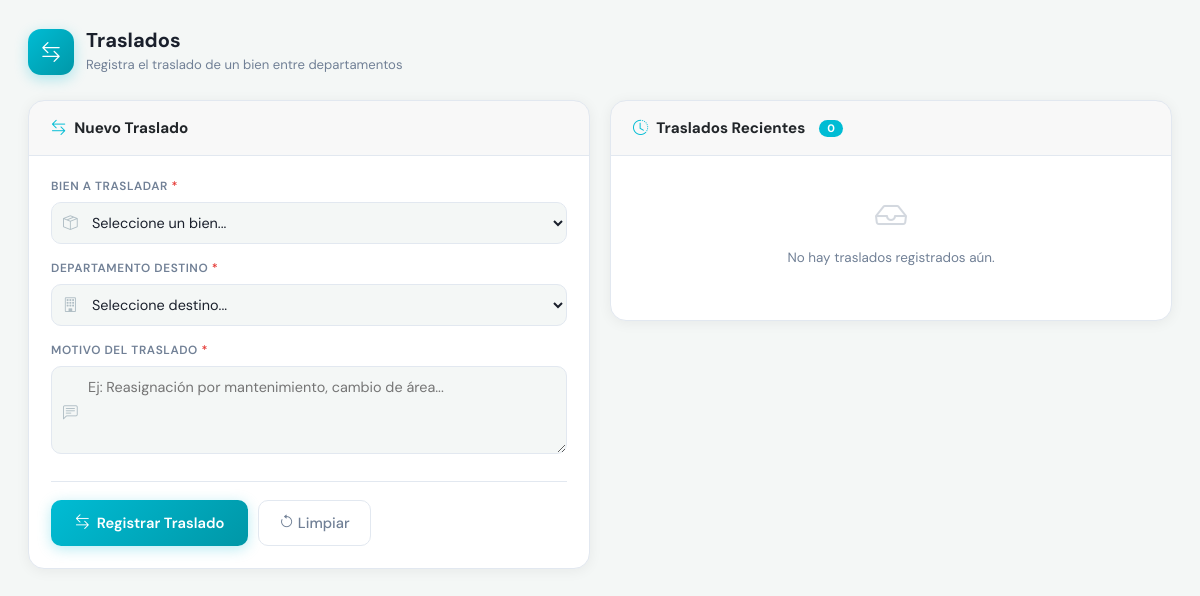
Before: /formularios/f_movimientos.php (signed in) with the older database file.
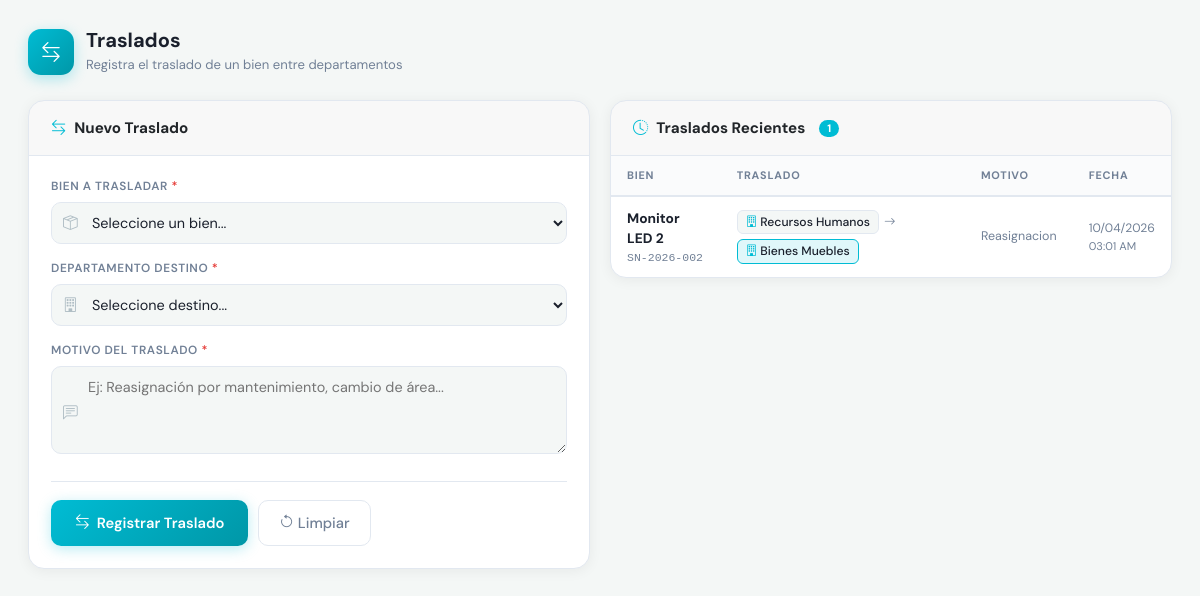
After: the same page with the newer database file.
### tables this page shows
CREATE TABLE `movimientos` (
  `id_movimiento` int(11) NOT NULL,
  `id_articulo` int(11) NOT NULL,
  `id_departamento_origen` int(11) NOT NULL,
  `id_departamento_destino` int(11) NOT NULL,
  `fecha_movimiento` timestamp NOT NULL DEFAULT CURRENT_TIMESTAMP,
  `motivo` text,
  `id_usuario_responsable` int(11) NOT NULL
);

CREATE TABLE `articulos` (
  `id_articulo` int(11) NOT NULL,
  `id_categoria` int(11) NOT NULL,
  `id_departamento` int(11) NOT NULL,
  `serial` varchar(100) NOT NULL,
  `nombre` varchar(150) NOT NULL DEFAULT '',
  `especificaciones` longtext,
  `estado` enum('excelente','bueno','regular','malo','baja') NOT NULL DEFAULT 'bueno',
  `fecha_adquisicion` date DEFAULT NULL,
  `valor_adquisicion` decimal(10,2) DEFAULT NULL,
  `moneda` varchar(10) DEFAULT '$',
  `observaciones` text,
  `fecha_registro` timestamp NOT NULL DEFAULT CURRENT_TIMESTAMP,
  `id_usuario_registro` int(11) NOT NULL,
  `activo` tinyint(1) NOT NULL DEFAULT '1'
);

CREATE TABLE `departamentos` (
  `id_departamento` int(11) NOT NULL,
  `nombre_departamento` varchar(100) NOT NULL,
  `descripcion` text,
  `responsable` varchar(100) DEFAULT NULL,
  `activo` tinyint(1) NOT NULL DEFAULT '1'
);

### formularios/f_movimientos.php (the view, shortened to what the changed rows need)
<?php
include '../db.php';
$stmtRecientes = $pdo->query("
    SELECT m.fecha_movimiento, a.nombre AS nombre_bien, a.serial,
           d1.nombre_departamento AS origen,
           d2.nombre_departamento AS destino,
           m.motivo
    FROM movimientos m
    JOIN articulos    a  ON m.id_articulo             = a.id_articulo
    JOIN departamentos d1 ON m.id_departamento_origen  = d1.id_departamento
    JOIN departamentos d2 ON m.id_departamento_destino = d2.id_departamento
    ORDER BY m.fecha_movimiento DESC
    LIMIT 5
");
$recientes = $stmtRecientes->fetchAll(PDO::FETCH_ASSOC);
?>
<!DOCTYPE html>
<html lang="es">
<head>
    <link rel="stylesheet" href="../bootstrap.css">
    <link rel="stylesheet" href="https://cdn.jsdelivr.net/npm/bootstrap-icons@1.11.0/font/bootstrap-icons.css">
</head>
<body>
<div class="layout">
    <div class="card">
        <div class="card-header">
            <h5>
                <i class="bi bi-clock-history"></i> Traslados Recientes
                <span class="count-badge"><?= count($recientes) ?></span>
            </h5>
        </div>
        <div class="table-wrap">
            <?php if (empty($recientes)): ?>
            <div class="empty-state">
                <i class="bi bi-inbox"></i>
                <p>No hay traslados registrados aún.</p>
            </div>
            <?php else: ?>
            <table>
                <thead>
                    <tr>
                        <th>Bien</th>
                        <th>Traslado</th>
                        <th>Motivo</th>
                        <th>Fecha</th>
                    </tr>
                </thead>
                <tbody>
                <?php foreach ($recientes as $r): ?>
                <tr>
                    <td>
                        <div class="bien-nombre"><?= htmlspecialchars($r['nombre_bien'] ?: '—') ?></div>
                        <div class="bien-serial"><?= htmlspecialchars($r['serial']) ?></div>
                    </td>
                    <td>
                        <div class="depto-flow">
                            <span class="depto-tag">
                                <i class="bi bi-building"></i>
                                <?= htmlspecialchars($r['origen']) ?>
                            </span>
                            <i class="bi bi-arrow-right arrow-sm"></i>
                            <span class="depto-tag dest">
                                <i class="bi bi-building"></i>
                                <?= htmlspecialchars($r['destino']) ?>
                            </span>
                        </div>
                    </td>
                    <td class="motivo-cell" title="<?= htmlspecialchars($r['motivo']) ?>">
                        <?= htmlspecialchars($r['motivo'] ?: '—') ?>
                    </td>
                    <td class="fecha-cell">
                        <?= date('d/m/Y', strtotime($r['fecha_movimiento'])) ?><br>
                        <span style="font-size:0.7rem;color:var(--muted)"><?= date('h:i A', strtotime($r['fecha_movimiento'])) ?></span>
                    </td>
                </tr>
                <?php endforeach; ?>
                </tbody>
            </table>
            <?php endif; ?>
        </div>
    </div>
</div>
</body>
</html>

Changed rows visible on the page:
added movimientos: id_articulo.nombre "Monitor LED 2", id_articulo.serial "SN-2026-002", id_departamento_origen.nombre_departamento "Recursos Humanos", id_departamento_destino.nombre_departamento "Bienes Muebles", motivo "Reasignacion", fecha_movimiento "10/04/2026", fecha_movimiento "03:01 AM"
Other visible differences:
count($recientes): "0" → "1"
text no longer shown: "No hay traslados registrados aún."
text now shown: "BIEN TRASLADO MOTIVO FECHA"
